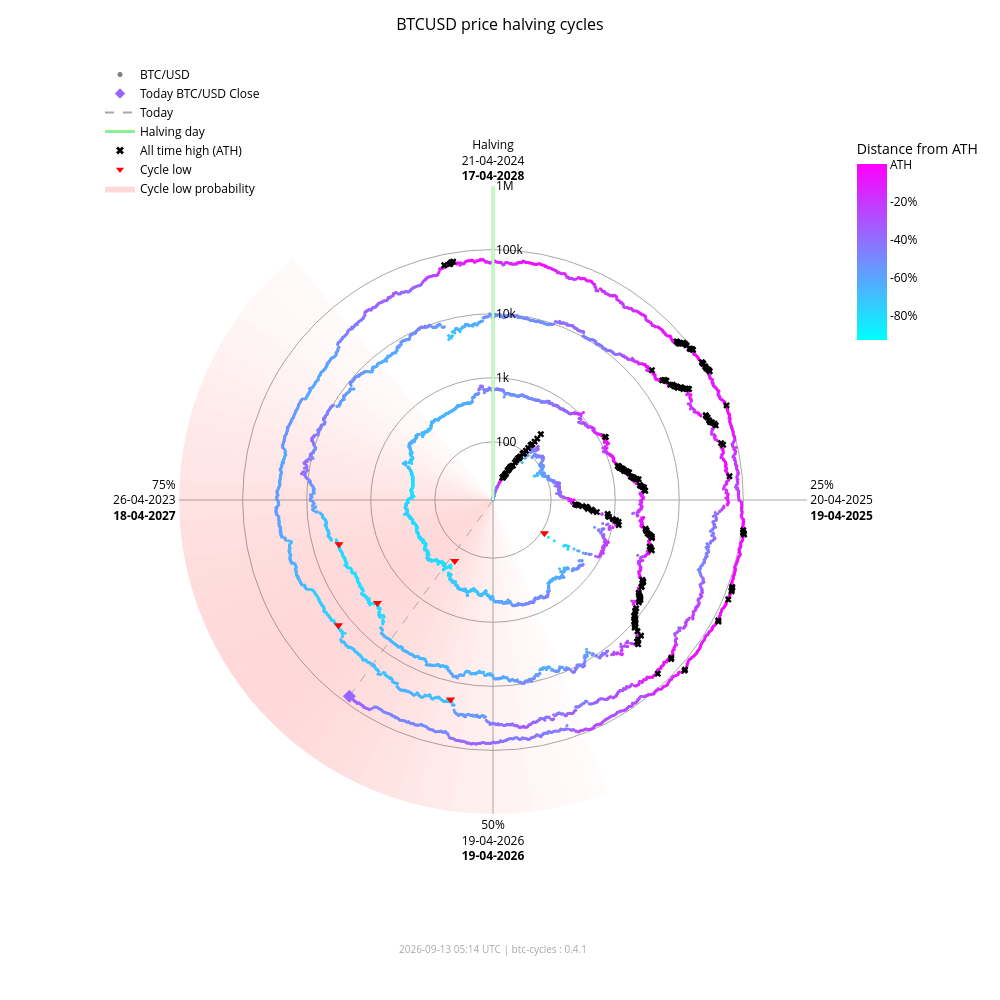

Notebook code for this chart:
### Markdown cell above
### Interactive chart (plotly)

### Code cell
fig_interactive = btc.plot(
    kind="interactive",
    from_date="2012-11-28",
)
# plotly config for interactivity
config = {"scrollZoom": True, "displayModeBar": True}
# display in notebook
fig_interactive.show(config=config)

### Figure 1 — Plotly figure (JSON) as saved in the notebook; plotly's stock layout.template omitted (floating-point values rounded to 4 significant figures; data arrays with more than 128 entries replaced by an {"elided": "..."} marker saying what was removed)
{"data": [{"fill": "toself", "fillcolor": "rgba(255,0,0,0.017168280509461755)", "hoverinfo": "skip", "line": {"width": 0}, "mode": "lines", "r": [12.35, 1000000, 1000000, 12.35, 12.35], "showlegend": false, "theta": [158.4, 158.4, 162.0, 162.0, 158.4], "type": "scatterpolar"}, {"fill": "toself", "fillcolor": "rgba(255,0,0,0.022114794501891175)", "hoverinfo": "skip", "line": {"width": 0}, "mode": "lines", "r": [12.35, 1000000, 1000000, 12.35, 12.35], "showlegend": false, "theta": [162.0, 162.0, 165.6, 165.6, 162.0], "type": "scatterpolar"}, {"fill": "toself", "fillcolor": "rgba(255,0,0,0.02790404259511669)", "hoverinfo": "skip", "line": {"width": 0}, "mode": "lines", "r": [12.35, 1000000, 1000000, 12.35, 12.35], "showlegend": false, "theta": [165.6, 165.6, 169.2, 169.2, 165.6], "type": "scatterpolar"}, {"fill": "toself", "fillcolor": "rgba(255,0,0,0.034518294852420334)", "hoverinfo": "skip", "line": {"width": 0}, "mode": "lines", "r": [12.35, 1000000, 1000000, 12.35, 12.35], "showlegend": false, "theta": [169.2, 169.2, 172.8, 172.8, 169.2], "type": "scatterpolar"}, {"fill": "toself", "fillcolor": "rgba(255,0,0,0.041901979682821514)", "hoverinfo": "skip", "line": {"width": 0}, "mode": "lines", "r": [12.35, 1000000, 1000000, 12.35, 12.35], "showlegend": false, "theta": [172.8, 172.8, 176.4, 176.4, 172.8], "type": "scatterpolar"}, {"fill": "toself", "fillcolor": "rgba(255,0,0,0.04996405861294358)", "hoverinfo": "skip", "line": {"width": 0}, "mode": "lines", "r": [12.35, 1000000, 1000000, 12.35, 12.35], "showlegend": false, "theta": [176.4, 176.4, 180.0, 180.0, 176.4], "type": "scatterpolar"}, {"fill": "toself", "fillcolor": "rgba(255,0,0,0.05858349692240514)", "hoverinfo": "skip", "line": {"width": 0}, "mode": "lines", "r": [12.35, 1000000, 1000000, 12.35, 12.35], "showlegend": false, "theta": [180.0, 180.0, 183.6, 183.6, 180.0], "type": "scatterpolar"}, {"fill": "toself", "fillcolor": "rgba(255,0,0,0.06761662035375064)", "hoverinfo": "skip", "line": {"width": 0}, "mode": "lines", "r": [12.35, 1000000, 1000000, 12.35, 12.35], "showlegend": false, "theta": [183.6, 183.6, 187.2, 187.2, 183.6], "type": "scatterpolar"}, {"fill": "toself", "fillcolor": "rgba(255,0,0,0.07690481219944661)", "hoverinfo": "skip", "line": {"width": 0}, "mode": "lines", "r": [12.35, 1000000, 1000000, 12.35, 12.35], "showlegend": false, "theta": [187.2, 187.2, 190.8, 190.8, 187.2], "type": "scatterpolar"}, {"fill": "toself", "fillcolor": "rgba(255,0,0,0.08628112000611096)", "hoverinfo": "skip", "line": {"width": 0}, "mode": "lines", "r": [12.35, 1000000, 1000000, 12.35, 12.35], "showlegend": false, "theta": [190.8, 190.8, 194.4, 194.4, 190.8], "type": "scatterpolar"}, {"fill": "toself", "fillcolor": "rgba(255,0,0,0.09557490841018089)", "hoverinfo": "skip", "line": {"width": 0}, "mode": "lines", "r": [12.35, 1000000, 1000000, 12.35, 12.35], "showlegend": false, "theta": [194.4, 194.4, 198.0, 198.0, 194.4], "type": "scatterpolar"}, {"fill": "toself", "fillcolor": "rgba(255,0,0,0.10461455782963762)", "hoverinfo": "skip", "line": {"width": 0}, "mode": "lines", "r": [12.35, 1000000, 1000000, 12.35, 12.35], "showlegend": false, "theta": [198.0, 198.0, 201.6, 201.6, 198.0], "type": "scatterpolar"}, {"fill": "toself", "fillcolor": "rgba(255,0,0,0.11322908719652829)", "hoverinfo": "skip", "line": {"width": 0}, "mode": "lines", "r": [12.35, 1000000, 1000000, 12.35, 12.35], "showlegend": false, "theta": [201.6, 201.6, 205.2, 205.2, 201.6], "type": "scatterpolar"}, {"fill": "toself", "fillcolor": "rgba(255,0,0,0.12125015337052986)", "hoverinfo": "skip", "line": {"width": 0}, "mode": "lines", "r": [12.35, 1000000, 1000000, 12.35, 12.35], "showlegend": false, "theta": [205.2, 205.2, 208.8, 208.8, 205.2], "type": "scatterpolar"}, {"fill": "toself", "fillcolor": "rgba(255,0,0,0.12851590515331976)", "hoverinfo": "skip", "line": {"width": 0}, "mode": "lines", "r": [12.35, 1000000, 1000000, 12.35, 12.35], "showlegend": false, "theta": [208.8, 208.8, 212.4, 212.4, 208.8], "type": "scatterpolar"}, {"fill": "toself", "fillcolor": "rgba(255,0,0,0.13487757461161184)", "hoverinfo": "skip", "line": {"width": 0}, "mode": "lines", "r": [12.35, 1000000, 1000000, 12.35, 12.35], "showlegend": false, "theta": [212.4, 212.4, 216.0, 216.0, 212.4], "type": "scatterpolar"}, {"fill": "toself", "fillcolor": "rgba(255,0,0,0.14020862181849592)", "hoverinfo": "skip", "line": {"width": 0}, "mode": "lines", "r": [12.35, 1000000, 1000000, 12.35, 12.35], "showlegend": false, "theta": [216.0, 216.0, 219.6, 219.6, 216.0], "type": "scatterpolar"}, {"fill": "toself", "fillcolor": "rgba(255,0,0,0.14441504950654527)", "hoverinfo": "skip", "line": {"width": 0}, "mode": "lines", "r": [12.35, 1000000, 1000000, 12.35, 12.35], "showlegend": false, "theta": [219.6, 219.6, 223.2, 223.2, 219.6], "type": "scatterpolar"}, {"fill": "toself", "fillcolor": "rgba(255,0,0,0.14744459351271713)", "hoverinfo": "skip", "line": {"width": 0}, "mode": "lines", "r": [12.35, 1000000, 1000000, 12.35, 12.35], "showlegend": false, "theta": [223.2, 223.2, 226.8, 226.8, 223.2], "type": "scatterpolar"}, {"fill": "toself", "fillcolor": "rgba(255,0,0,0.14929223192296423)", "hoverinfo": "skip", "line": {"width": 0}, "mode": "lines", "r": [12.35, 1000000, 1000000, 12.35, 12.35], "showlegend": false, "theta": [226.8, 226.8, 230.4, 230.4, 226.8], "type": "scatterpolar"}, {"fill": "toself", "fillcolor": "rgba(255,0,0,0.15)", "hoverinfo": "skip", "line": {"width": 0}, "mode": "lines", "r": [12.35, 1000000, 1000000, 12.35, 12.35], "showlegend": false, "theta": [230.4, 230.4, 234.0, 234.0, 230.4], "type": "scatterpolar"}, {"fill": "toself", "fillcolor": "rgba(255,0,0,0.14965033825231114)", "hoverinfo": "skip", "line": {"width": 0}, "mode": "lines", "r": [12.35, 1000000, 1000000, 12.35, 12.35], "showlegend": false, "theta": [234.0, 234.0, 237.6, 237.6, 234.0], "type": "scatterpolar"}, {"fill": "toself", "fillcolor": "rgba(255,0,0,0.14835378057909807)", "hoverinfo": "skip", "line": {"width": 0}, "mode": "lines", "r": [12.35, 1000000, 1000000, 12.35, 12.35], "showlegend": false, "theta": [237.6, 237.6, 241.2, 241.2, 237.6], "type": "scatterpolar"}, {"fill": "toself", "fillcolor": "rgba(255,0,0,0.14623322283554635)", "hoverinfo": "skip", "line": {"width": 0}, "mode": "lines", "r": [12.35, 1000000, 1000000, 12.35, 12.35], "showlegend": false, "theta": [241.2, 241.2, 244.8, 244.8, 241.2], "type": "scatterpolar"}, {"fill": "toself", "fillcolor": "rgba(255,0,0,0.1434078538226231)", "hoverinfo": "skip", "line": {"width": 0}, "mode": "lines", "r": [12.35, 1000000, 1000000, 12.35, 12.35], "showlegend": false, "theta": [244.8, 244.8, 248.4, 248.4, 244.8], "type": "scatterpolar"}, {"fill": "toself", "fillcolor": "rgba(255,0,0,0.13997983179373427)", "hoverinfo": "skip", "line": {"width": 0}, "mode": "lines", "r": [12.35, 1000000, 1000000, 12.35, 12.35], "showlegend": false, "theta": [248.4, 248.4, 252.0, 252.0, 248.4], "type": "scatterpolar"}, {"fill": "toself", "fillcolor": "rgba(255,0,0,0.13602598258454268)", "hoverinfo": "skip", "line": {"width": 0}, "mode": "lines", "r": [12.35, 1000000, 1000000, 12.35, 12.35], "showlegend": false, "theta": [252.0, 252.0, 255.6, 255.6, 252.0], "type": "scatterpolar"}, {"fill": "toself", "fillcolor": "rgba(255,0,0,0.13159547355344953)", "hoverinfo": "skip", "line": {"width": 0}, "mode": "lines", "r": [12.35, 1000000, 1000000, 12.35, 12.35], "showlegend": false, "theta": [255.6, 255.6, 259.2, 259.2, 255.6], "type": "scatterpolar"}, {"fill": "toself", "fillcolor": "rgba(255,0,0,0.12671301775492697)", "hoverinfo": "skip", "line": {"width": 0}, "mode": "lines", "r": [12.35, 1000000, 1000000, 12.35, 12.35], "showlegend": false, "theta": [259.2, 259.2, 262.8, 262.8, 259.2], "type": "scatterpolar"}, {"fill": "toself", "fillcolor": "rgba(255,0,0,0.12138610149219965)", "hoverinfo": "skip", "line": {"width": 0}, "mode": "lines", "r": [12.35, 1000000, 1000000, 12.35, 12.35], "showlegend": false, "theta": [262.8, 262.8, 266.4, 266.4, 262.8], "type": "scatterpolar"}, {"fill": "toself", "fillcolor": "rgba(255,0,0,0.1156142551644921)", "hoverinfo": "skip", "line": {"width": 0}, "mode": "lines", "r": [12.35, 1000000, 1000000, 12.35, 12.35], "showlegend": false, "theta": [266.4, 266.4, 270.0, 270.0, 266.4], "type": "scatterpolar"}, {"fill": "toself", "fillcolor": "rgba(255,0,0,0.10939851441251548)", "hoverinfo": "skip", "line": {"width": 0}, "mode": "lines", "r": [12.35, 1000000, 1000000, 12.35, 12.35], "showlegend": false, "theta": [270.0, 270.0, 273.6, 273.6, 270.0], "type": "scatterpolar"}, {"fill": "toself", "fillcolor": "rgba(255,0,0,0.10274974912946185)", "hoverinfo": "skip", "line": {"width": 0}, "mode": "lines", "r": [12.35, 1000000, 1000000, 12.35, 12.35], "showlegend": false, "theta": [273.6, 273.6, 277.2, 277.2, 273.6], "type": "scatterpolar"}, {"fill": "toself", "fillcolor": "rgba(255,0,0,0.09569517349791425)", "hoverinfo": "skip", "line": {"width": 0}, "mode": "lines", "r": [12.35, 1000000, 1000000, 12.35, 12.35], "showlegend": false, "theta": [277.2, 277.2, 280.8, 280.8, 277.2], "type": "scatterpolar"}, {"fill": "toself", "fillcolor": "rgba(255,0,0,0.08828282625646727)", "hoverinfo": "skip", "line": {"width": 0}, "mode": "lines", "r": [12.35, 1000000, 1000000, 12.35, 12.35], "showlegend": false, "theta": [280.8, 280.8, 284.4, 284.4, 280.8], "type": "scatterpolar"}, {"fill": "toself", "fillcolor": "rgba(255,0,0,0.08058400018765345)", "hoverinfo": "skip", "line": {"width": 0}, "mode": "lines", "r": [12.35, 1000000, 1000000, 12.35, 12.35], "showlegend": false, "theta": [284.4, 284.4, 288.0, 288.0, 284.4], "type": "scatterpolar"}, {"fill": "toself", "fillcolor": "rgba(255,0,0,0.07269354608292704)", "hoverinfo": "skip", "line": {"width": 0}, "mode": "lines", "r": [12.35, 1000000, 1000000, 12.35, 12.35], "showlegend": false, "theta": [288.0, 288.0, 291.6, 291.6, 288.0], "type": "scatterpolar"}, {"fill": "toself", "fillcolor": "rgba(255,0,0,0.06472784449068783)", "hoverinfo": "skip", "line": {"width": 0}, "mode": "lines", "r": [12.35, 1000000, 1000000, 12.35, 12.35], "showlegend": false, "theta": [291.6, 291.6, 295.2, 295.2, 291.6], "type": "scatterpolar"}, {"fill": "toself", "fillcolor": "rgba(255,0,0,0.05682021976743955)", "hoverinfo": "skip", "line": {"width": 0}, "mode": "lines", "r": [12.35, 1000000, 1000000, 12.35, 12.35], "showlegend": false, "theta": [295.2, 295.2, 298.8, 298.8, 295.2], "type": "scatterpolar"}, {"fill": "toself", "fillcolor": "rgba(255,0,0,0.04911378436707333)", "hoverinfo": "skip", "line": {"width": 0}, "mode": "lines", "r": [12.35, 1000000, 1000000, 12.35, 12.35], "showlegend": false, "theta": [298.8, 298.8, 302.4, 302.4, 298.8], "type": "scatterpolar"}, {"fill": "toself", "fillcolor": "rgba(255,0,0,0.04175213714896469)", "hoverinfo": "skip", "line": {"width": 0}, "mode": "lines", "r": [12.35, 1000000, 1000000, 12.35, 12.35], "showlegend": false, "theta": [302.4, 302.4, 306.0, 306.0, 302.4], "type": "scatterpolar"}, {"fill": "toself", "fillcolor": "rgba(255,0,0,0.034868865657538876)", "hoverinfo": "skip", "line": {"width": 0}, "mode": "lines", "r": [12.35, 1000000, 1000000, 12.35, 12.35], "showlegend": false, "theta": [306.0, 306.0, 309.6, 309.6, 306.0], "type": "scatterpolar"}, {"fill": "toself", "fillcolor": "rgba(255,0,0,0.02857722515334582)", "hoverinfo": "skip", "line": {"width": 0}, "mode": "lines", "r": [12.35, 1000000, 1000000, 12.35, 12.35], "showlegend": false, "theta": [309.6, 309.6, 313.2, 313.2, 309.6], "type": "scatterpolar"}, {"fill": "toself", "fillcolor": "rgba(255,0,0,0.022961515313555197)", "hoverinfo": "skip", "line": {"width": 0}, "mode": "lines", "r": [12.35, 1000000, 1000000, 12.35, 12.35], "showlegend": false, "theta": [313.2, 313.2, 316.8, 316.8, 313.2], "type": "scatterpolar"}, {"fill": "toself", "fillcolor": "rgba(255,0,0,0.01807146942917362)", "hoverinfo": "skip", "line": {"width": 0}, "mode": "lines", "r": [12.35, 1000000, 1000000, 12.35, 12.35], "showlegend": false, "theta": [316.8, 316.8, 320.4, 320.4, 316.8], "type": "scatterpolar"}, {"hoverinfo": "text", "marker": {"color": {"elided": "5038 str values"}, "size": 3}, "mode": "markers", "r": {"elided": "5038 float values"}, "showlegend": false, "text": {"elided": "5038 str values"}, "theta": {"elided": "5038 float values"}, "type": "scatterpolar"}, {"hoverinfo": "skip", "line": {"color": "lightgreen", "width": 3}, "mode": "lines", "r": [12.35, 1000000], "showlegend": false, "theta": [0, 0], "type": "scatterpolar"}, {"hoverinfo": "skip", "line": {"color": "darkgrey", "dash": "dash", "width": 1}, "mode": "lines", "r": [12.35, 77200.0], "showlegend": false, "theta": [216.2, 216.2], "type": "scatterpolar"}, {"hoverinfo": "text", "marker": {"color": "#9768ff", "size": 10, "symbol": "diamond"}, "mode": "markers", "r": [77200.0], "showlegend": false, "text": ["Today<br>Date: 2026-09-13<br>Price: $77,203.48"], "theta": [216.2], "type": "scatterpolar"}, {"hoverinfo": "text", "marker": {"color": "black", "size": 6, "symbol": "x"}, "mode": "markers", "r": {"elided": "195 float values"}, "showlegend": false, "text": {"elided": "195 str values"}, "theta": {"elided": "195 float values"}, "type": "scatterpolar"}, {"hoverinfo": "text", "marker": {"color": "red", "size": 8, "symbol": "triangle-down"}, "mode": "markers", "r": [111.6, 164.9, 3233.0, 3925.0, 18950.0, 15760.0], "showlegend": false, "text": ["Cycle Low<br>Date: 2014-02-21<br>Price: $111.56<br>ATH distance: -91.0%", "Cycle Low<br>Date: 2015-01-14<br>Price: $164.92<br>ATH distance: -86.7%", "Cycle Low<br>Date: 2018-12-15<br>Price: $3,232.51<br>ATH distance: -83.3%", "Cycle Low<br>Date: 2019-03-25<br>Price: $3,924.55<br>ATH distance: -79.7%", "Cycle Low<br>Date: 2022-06-18<br>Price: $18,954.25<br>ATH distance: -71.9%", "Cycle Low<br>Date: 2022-11-21<br>Price: $15,760.19<br>ATH distance: -76.7%"], "theta": [122.8, 212.1, 228.3, 254.0, 192.0, 231.0], "type": "scatterpolar"}, {"marker": {"color": "grey", "size": 5}, "mode": "markers", "name": "BTC/USD", "r": [null], "theta": [null], "type": "scatterpolar"}, {"marker": {"color": "#9768ff", "size": 8, "symbol": "diamond"}, "mode": "markers", "name": "Today BTC/USD Close", "r": [null], "theta": [null], "type": "scatterpolar"}, {"line": {"color": "darkgrey", "dash": "dash"}, "mode": "lines", "name": "Today", "r": [null], "theta": [null], "type": "scatterpolar"}, {"line": {"color": "lightgreen", "width": 3}, "mode": "lines", "name": "Halving day", "r": [null], "theta": [null], "type": "scatterpolar"}, {"marker": {"color": "black", "size": 7, "symbol": "x"}, "mode": "markers", "name": "All time high (ATH)", "r": [null], "theta": [null], "type": "scatterpolar"}, {"marker": {"color": "red", "size": 7, "symbol": "triangle-down"}, "mode": "markers", "name": "Cycle low", "r": [null], "theta": [null], "type": "scatterpolar"}, {"fill": "toself", "fillcolor": "rgba(255,0,0,0.15)", "line": {"width": 0}, "mode": "lines", "name": "Cycle low probability", "r": [null], "theta": [null], "type": "scatterpolar"}, {"hoverinfo": "skip", "marker": {"cmax": 0, "cmin": -0.9307, "color": [0], "colorbar": {"len": 0.25, "ticktext": ["ATH", "-20%", "-40%", "-60%", "-80%", "-100%"], "tickvals": [0, -0.2, -0.4, -0.6, -0.8, -1.0], "title": {"text": "Distance from ATH"}, "x": 0.95, "y": 0.92, "yanchor": "top"}, "colorscale": {"elided": "256x2 mixed values"}, "showscale": true, "size": 0}, "mode": "markers", "r": [null], "showlegend": false, "theta": [null], "type": "scatterpolar"}], "layout": {"annotations": [{"font": {"color": "darkgrey", "size": 10}, "showarrow": false, "text": "2026-09-13 05:14 UTC | btc-cycles : 0.4.1", "x": 0.5, "xref": "paper", "y": -0.02, "yref": "paper"}], "font": {"color": "black"}, "height": 1000, "legend": {"bgcolor": "rgba(0,0,0,0)", "font": {"color": "black"}, "x": 0.0, "y": 1.0}, "margin": {"b": 60, "l": 100, "r": 80, "t": 60}, "paper_bgcolor": "white", "plot_bgcolor": "white", "polar": {"angularaxis": {"color": "black", "direction": "clockwise", "gridcolor": "darkgrey", "rotation": 90, "ticktext": ["Halving<br>21-04-2024<br><b>17-04-2028</b>", "25%<br>20-04-2025<br><b>19-04-2025</b>", "50%<br>19-04-2026<br><b>19-04-2026</b>", "75%<br>26-04-2023<br><b>18-04-2027</b>"], "tickvals": [0, 90, 180, 270]}, "bgcolor": "white", "domain": {"x": [0.1, 0.9], "y": [0.05, 0.95]}, "radialaxis": {"angle": 90, "color": "black", "gridcolor": "darkgrey", "range": [1.092, 6.0], "tickangle": 90, "ticktext": ["100", "1k", "10k", "100k", "1M"], "tickvals": [100, 1000, 10000, 100000, 1000000], "type": "log"}}, "title": {"font": {"color": "black", "size": 16}, "text": "BTCUSD price halving cycles", "x": 0.5}, "width": 1000}}
